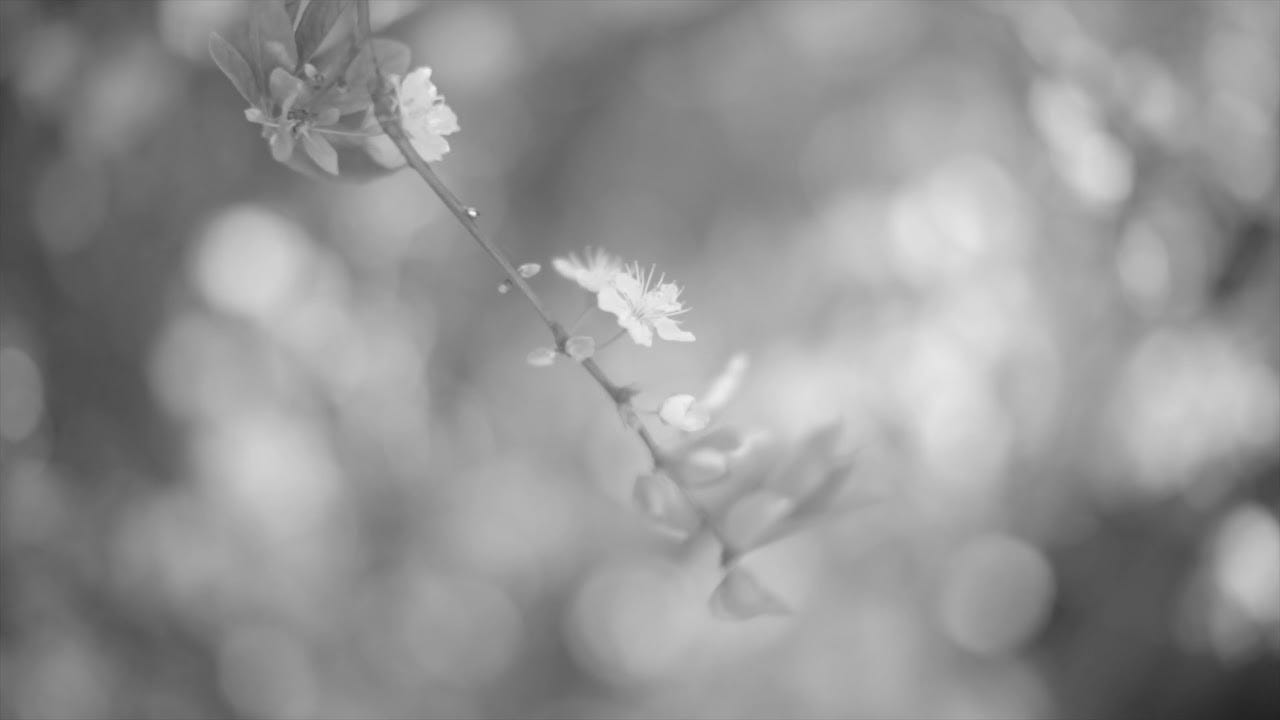
#> input picture Lecture_01/blury_image.jpg, 1280 x 720 px
$ jupyter execute histogram_equalization.ipynb
#> lines starting #> are read from the running program, lines starting #| are printed output that depends on the picture
[cell 1]
import cv2
import numpy as np
from matplotlib import pyplot as plt

# 1. 이미지 불러오기 (그레이스케일)
img = cv2.imread("blury_image.jpg", cv2.IMREAD_GRAYSCALE)
#> img is the input picture: shape (720, 1280); min 34, max 248, mean 147.1

# 2. 블러 처리 (Gaussian Blur)
blurred = cv2.GaussianBlur(img, (7, 7), 0)

# 3. 히스토그램 평활화 (HE)
he = cv2.equalizeHist(blurred)
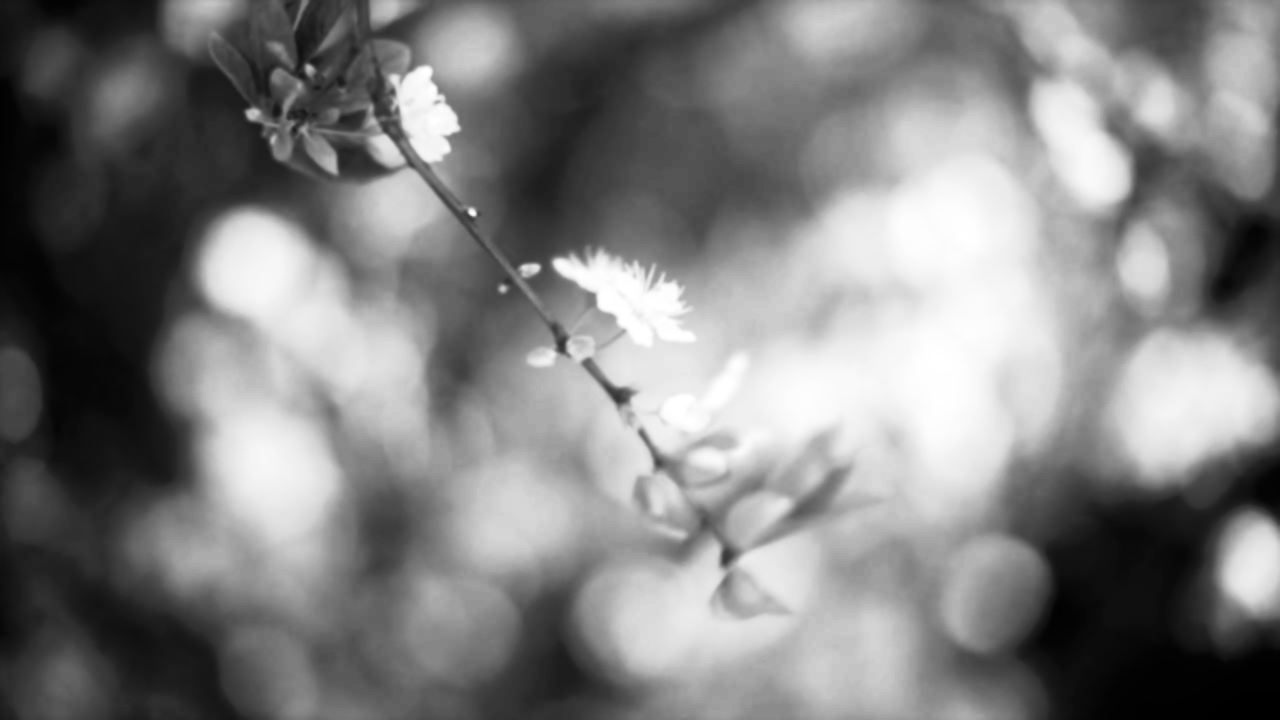
#> he: shape (720, 1280); min 0, max 255, mean 128.6
# he = cv2.equalizeHist(img)

# 4. CLAHE (Contrast Limited Adaptive Histogram Equalization)
clahe = cv2.createCLAHE(clipLimit=3.0, tileGridSize=(8, 8))
clahe_img = clahe.apply(blurred)
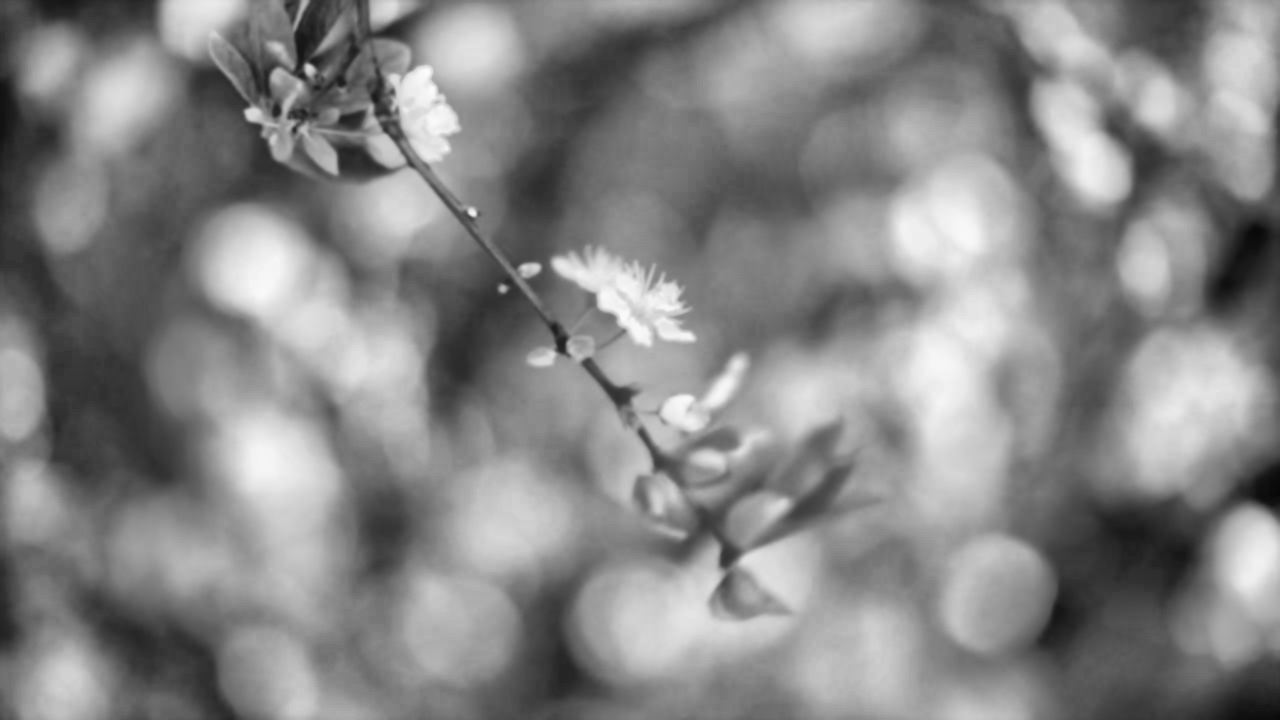
#> clahe_img: shape (720, 1280); min 7, max 251, mean 134.3
# clahe_img = clahe.apply(img)

# 5. 결과 시각화
titles = ['Original', 'Blurred', 'HE (Equalized)', 'CLAHE']
images = [img, blurred, he, clahe_img]

plt.figure(figsize=(12, 8))
for i in range(4):
    plt.subplot(2, 2, i+1)
    plt.imshow(images[i], cmap='gray')
    plt.title(titles[i])
    plt.axis('off')
plt.show()
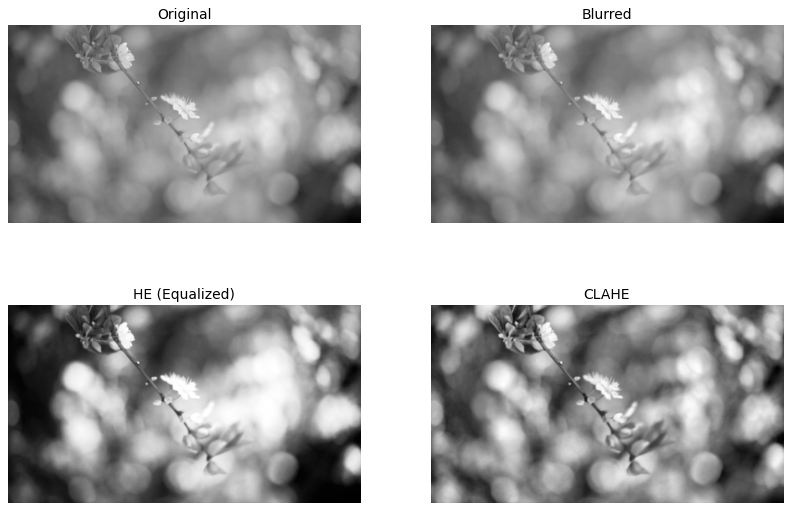
#> figure drawn by matplotlib, 4 panels

[cell 2]
plt.figure(figsize=(12, 10))

for i in range(4):
    # 이미지
    plt.subplot(4, 2, 2*i+1)
    plt.imshow(images[i], cmap='gray')
    plt.title(titles[i])
    plt.axis('off')

    # 히스토그램
    plt.subplot(4, 2, 2*i+2)
    hist = cv2.calcHist([images[i]], [0], None, [256], [0, 256])
    plt.plot(hist, color='black')
    plt.xlim([0, 256])
    plt.title(f'Histogram - {titles[i]}')

plt.tight_layout()
plt.show()
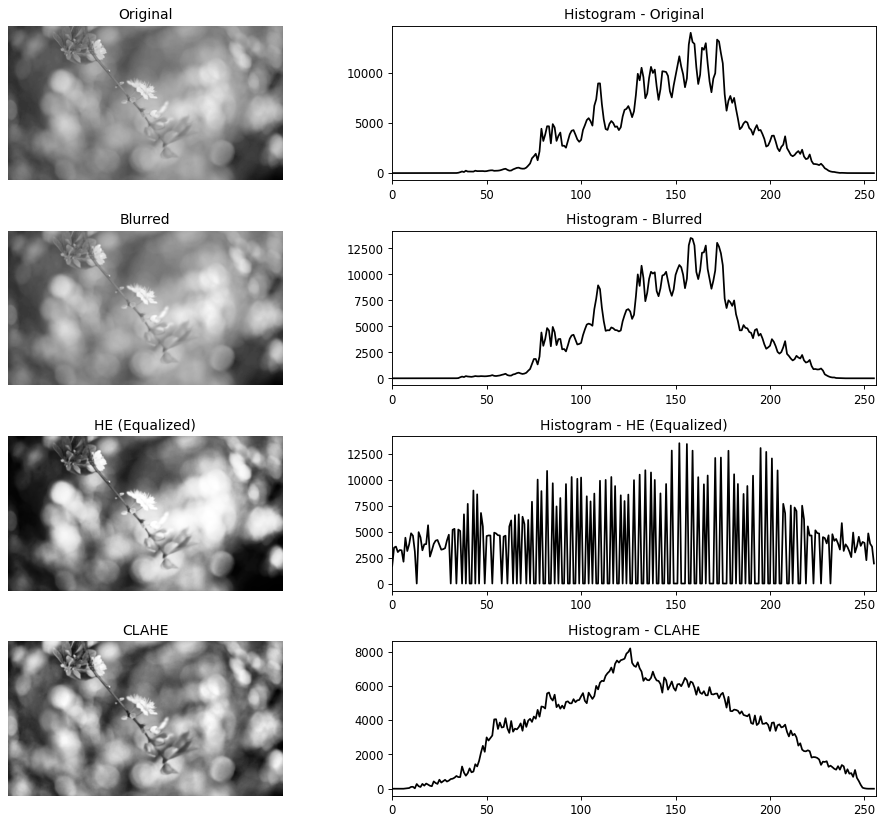
#> figure drawn by matplotlib, 8 panels; panel 2: curve peaks at x = 158, y = 13983; panel 4: curve peaks at x = 158, y = 13495; panel 6: curve peaks at x = 152, y = 13495; panel 8: curve peaks at x = 126, y = 8186
